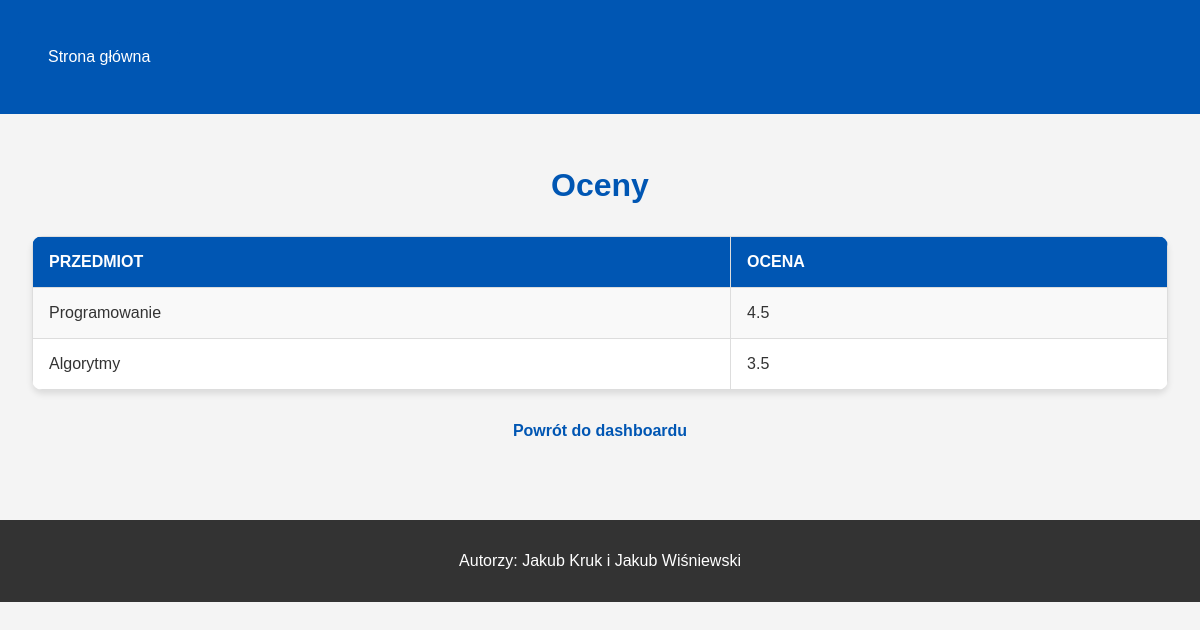
/grades/ (signed in), run on the app's committed database.
### main/models.py (models this page shows, shortened)
class Grade(models.Model):
    student = models.ForeignKey(CustomUser, on_delete=models.CASCADE, related_name='grades')
    subject = models.ForeignKey(Subject, on_delete=models.CASCADE)
    grade = models.DecimalField(max_digits=2, decimal_places=1, choices=[(x, x) for x in [2.0, 3.0, 3.5, 4.0, 4.5, 5.0]])

class Subject(models.Model):
    name = models.CharField(max_length=100)
    group = models.ForeignKey(Group, on_delete=models.CASCADE, related_name='subjects')

### main/views.py (the view, shortened to what this page needs)
# urls.py: path('grades/', views.grades, name='grades'),  # Oceny
@login_required
def grades(request):
    grades_data = Grade.objects.filter(student=request.user)
    return render(request, 'main/grades.html', {'grades': grades_data})

### main/templates/main/grades.html (shortened to what this page needs)
{% extends 'main/base.html' %}
{% block content %}
    <div class="grades-container">
        <h1>Oceny</h1>
        <table>
            <tr>
                <th>Przedmiot</th>
                <th>Ocena</th>
            </tr>
            {% for grade in grades %}
            <tr>
                <td>{{ grade.subject.name }}</td>
                <td>{{ grade.grade }}</td>
            </tr>
            {% empty %}
            <tr>
                <td colspan="2">Brak ocen.</td>
            </tr>
            {% endfor %}
        </table>
        <a href="{% url 'dashboard' %}" class="back-link">Powrót do dashboardu</a>
    </div>
{% endblock %}

### main/static/main/style.css (style rules this page uses)
body { font-family: Arial, sans-serif; margin: 0; padding: 0; background-color: #f9f9f9; color: #333; }
table { width: 100%; border-collapse: collapse; margin: 2rem 0; }
th, td { padding: 0.8rem; text-align: left; border: 1px solid #ddd; }
th { background-color: #0056b3; color: #fff; }
tr:nth-child(even) { background-color: #f2f2f2; }
a { color: #0056b3; text-decoration: none; }
body { font-family: Arial, sans-serif; margin: 0; padding: 0; background-color: #f4f4f4; color: #333; }
h1 { font-size: 2rem; color: #0056b3; margin-bottom: 1rem; }
h1 { font-size: 2rem; color: #0056b3; margin-bottom: 1rem; text-align: center; }
table { width: 100%; border-collapse: collapse; margin: 2rem 0; background-color: #fff; box-shadow: 0 4px 6px rgba(0, 0, 0, 0.1); border-radius: 10px; overflow: hidden; }
th, td { padding: 1rem; text-align: left; border-bottom: 1px solid #ddd; }
th { background-color: #0056b3; color: #fff; text-transform: uppercase; }
tr:nth-child(even) { background-color: #f9f9f9; }
.back-link { display: inline-block; margin: 1rem auto; text-align: center; color: #0056b3; text-decoration: none; font-weight: bold; }
.back-link { display: block; text-align: center; margin-top: 1rem; color: #0056b3; text-decoration: none; font-weight: bold; }

### data on the page
Grade: subject.name "Programowanie", grade "4.5"
Grade: subject.name "Algorytmy", grade "3.5"
